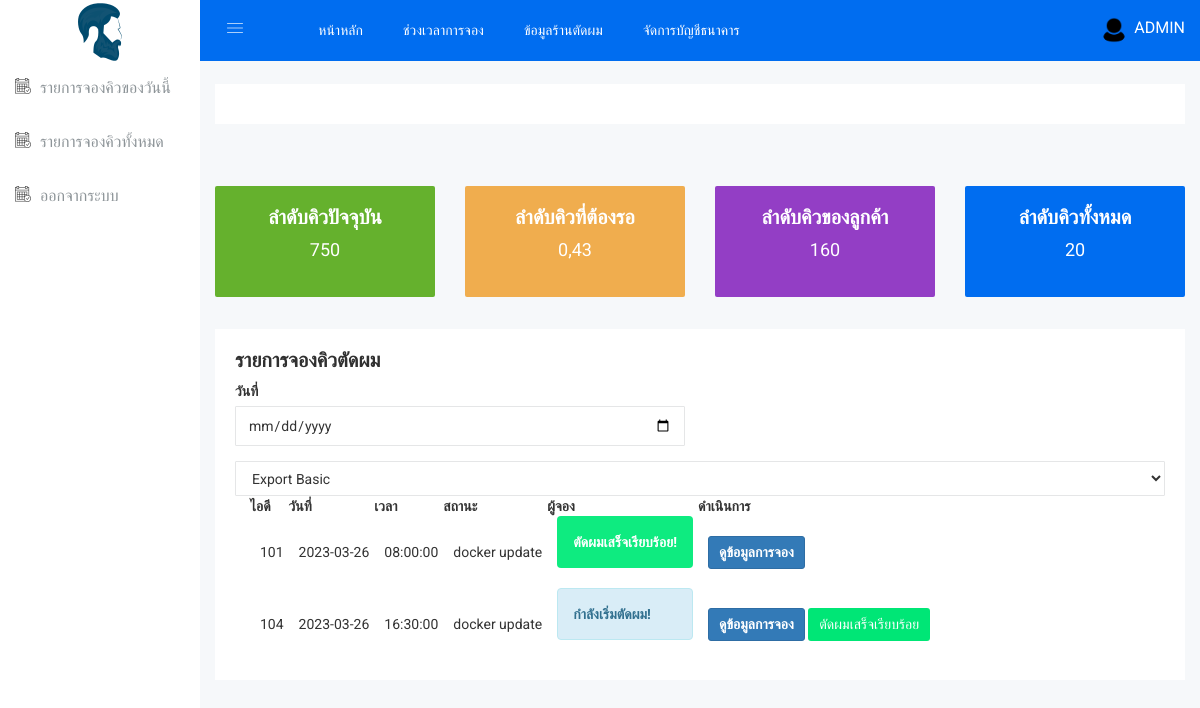
/kiaalap/jongq_list_admin.php (signed in), run on an earlier commit of the app's database.
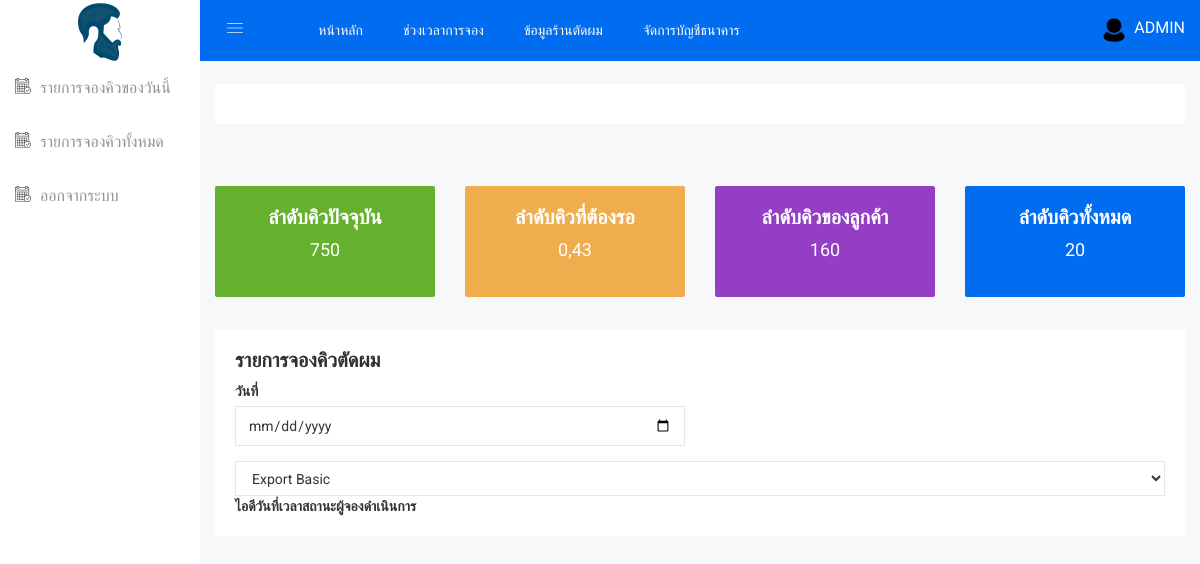
And on a later commit of the database.
### tables this page shows
CREATE TABLE `tb_jongs` (
  `id` int NOT NULL,
  `jong_date` date NOT NULL,
  `jong_time` time NOT NULL,
  `jong_status` varchar(50) NOT NULL,
  `jong_slip` text NOT NULL,
  `time_slot_id` int NOT NULL,
  `user_id` int NOT NULL,
  `jong_date_time` time NOT NULL,
  `jong_date_time_confirm` datetime DEFAULT NULL,
  `num` int NOT NULL DEFAULT '0'
);

CREATE TABLE `tb_users` (
  `id` int NOT NULL,
  `full_name` varchar(100) NOT NULL,
  `tel` varchar(50) NOT NULL,
  `username` varchar(100) NOT NULL,
  `email` varchar(100) NOT NULL,
  `password` text NOT NULL,
  `profile` text,
  `user_role` varchar(20) NOT NULL
);

### www/kiaalap/jongq_list_admin.php (the view, shortened to what the changed rows need)
<?php
include_once("./configs/connect_db.php");
$sqlJongQLists = "SELECT ts.time_slot_description,jn.time_slot_id, jn.id,jn.jong_date,jn.jong_time,jn.jong_status,jn.jong_slip,jn.user_id,u.full_name,u.username
                  FROM tb_jongs jn INNER JOIN tb_users u ON jn.user_id = u.id  INNER JOIN tb_time_slots ts ON jn.time_slot_id = ts.id
                  ORDER BY jn.jong_date_time  ASC;";
$resultJongQLists = mysqli_query($conn, $sqlJongQLists);
?>
<!doctype html>
<html class="no-js" lang="en">
<head>
    <link rel="stylesheet" href="css/bootstrap.min.css">
    <link rel="stylesheet" href="css/font-awesome.min.css">
    <link rel="stylesheet" href="css/owl.carousel.css">
    <link rel="stylesheet" href="css/owl.theme.css">
    <link rel="stylesheet" href="css/owl.transitions.css">
    <link rel="stylesheet" href="css/animate.css">
    <link rel="stylesheet" href="css/normalize.css">
    <link rel="stylesheet" href="css/meanmenu.min.css">
    <link rel="stylesheet" href="css/main.css">
    <link rel="stylesheet" href="css/educate-custon-icon.css">
    <link rel="stylesheet" href="css/morrisjs/morris.css">
    <link rel="stylesheet" href="css/scrollbar/jquery.mCustomScrollbar.min.css">
    <link rel="stylesheet" href="css/metisMenu/metisMenu.min.css">
    <link rel="stylesheet" href="css/metisMenu/metisMenu-vertical.css">
    <link rel="stylesheet" href="css/calendar/fullcalendar.min.css">
    <link rel="stylesheet" href="css/calendar/fullcalendar.print.min.css">
    <link rel="stylesheet" href="css/editor/select2.css">
    <link rel="stylesheet" href="css/editor/datetimepicker.css">
    <link rel="stylesheet" href="css/editor/bootstrap-editable.css">
    <link rel="stylesheet" href="css/editor/x-editor-style.css">
    <link rel="stylesheet" href="css/data-table/bootstrap-table.css">
    <link rel="stylesheet" href="css/data-table/bootstrap-editable.css">
    <link rel="stylesheet" href="style.css">
    <link rel="stylesheet" href="css/responsive.css">
    <link rel="stylesheet" href="css/modals.css">
</head>
<body>
    <div class="all-content-wrapper">
        <div class="data-table-area mg-b-15">
            <div class="container-fluid">
                <div class="row">
                    <div class="col-lg-12 col-md-12 col-sm-12 col-xs-12">
                        <div class="sparkline13-list">
                            <div class="sparkline13-hd">
                                <div class="main-sparkline13-hd">
                                    <h1>รายการจองคิวตัดผม</h1>
                                </div>
                            </div>
                            <div class="sparkline13-graph">
                                <div class="datatable-dashv1-list custom-datatable-overright">
                                    <table id="table" data-toggle="table" data-pagination="true" data-search="true"
                                        data-show-columns="true" data-show-pagination-switch="true"
                                        data-show-refresh="true" data-key-events="true" data-show-toggle="true"
                                        data-resizable="true" data-cookie="true" data-cookie-id-table="saveId"
                                        data-show-export="true" data-click-to-select="true" data-toolbar="#toolbar">
                                        <thead>
                                            <tr>
                                                <th data-field="state" data-checkbox="true"></th>
                                                <th data-field="id">ไอดี</th>
                                                <th data-field="name">วันที่</th>
                                                <th data-field="email">เวลา</th>
                                                <th data-field="phone">สถานะ</th>
                                                <th data-field="task">ผู้จอง</th>
                                                <th data-field="action">ดำเนินการ</th>
                                            </tr>
                                        </thead>
                                        <tbody>
                                            <?php
                                        if(mysqli_num_rows($resultJongQLists)>0){
                                            while($rowJongQ=mysqli_fetch_assoc($resultJongQLists)){
                                                ?>
                                            <tr>
                                                <td></td>
                                                <td><?=$rowJongQ["id"]?></td>
                                                <td><?=$rowJongQ["jong_date"]?></td>
                                                <td><?=$rowJongQ["jong_time"]?></td>
                                                <td><?=$rowJongQ["full_name"]?></td>
                                                <td>
                                                    <?php
                                                if($rowJongQ["jong_status"]=="PENDING"){?>
                                                    <div class="alert alert-warning" role="alert">
                                                        <strong>รอการยืนยัน!</strong>
                                                    </div>
                                                    <?PHP
                                                   }elseif($rowJongQ["jong_status"]=="CONFIRM"){?>
                                                    <div class="alert alert-success" role="alert">
                                                        <strong>ยืนยันการจองเรียบร้อย!</strong>
                                                    </div>
                                                    <?php
                                                    } elseif($rowJongQ["jong_status"]=="PROCEED"){?>
                                                    <div class="alert alert-info" role="alert">
                                                        <strong>กำลังเริ่มตัดผม!</strong>
                                                    </div>
                                                    <?php
                                                    }  elseif($rowJongQ["jong_status"]=="CANCEL"){?>
                                                    <div class="alert alert-danger" role="alert">
                                                        <strong>ไม่รับการจอง!</strong>
                                                    </div>
                                                    <?php
                                                    }  elseif($rowJongQ["jong_status"]=="SUCCESS"){?>
                                                    <div class="alert"
                                                        style="color:white;background-color:#0EEB80;border-color: ##0BEA7E;"
                                                        role="alert">
                                                        <strong>ตัดผมเสร็จเรียบร้อย!</strong>
                                                    </div>
                                                    <?php
                                                    }else{?>
                                                    <div class="alert alert-danger" role="alert">
                                                        <strong>ยกเลิกการจอง!</strong>
                                                    </div>
                                                    <?php  }
                                                   ?>
                                                </td>
                                                <td class="datatable-ct">
                                                    <a type="button" href="#" data-toggle="modal"
                                                        data-target="#PrimaryModalftblack_<?=$rowJongQ["id"]?>"
                                                        style="color:white"
                                                        class="btn btn-sm btn-primary"><strong>ดูข้อมูลการจอง
                                                        </strong>
                                                    </a>
                                                    <?php
                                                if($rowJongQ["jong_status"]=="PENDING"){?>
                                                    <a type="button"
                                                        href="./jongq_list_admin.php?confirmR=req&jong_id=<?php echo $rowJongQ["id"]; ?>"
                                                        type="button"
                                                        class="btn btn-sm btn-success"><strong>ยืนยันการจอง
                                                        </strong>
                                                    </a>
                                                    <a type="button"
                                                        href="./jongq_list_admin.php?cancelR=req&jong_id=<?php echo $rowJongQ["id"]; ?>&time_slot_id=<?php echo $rowJongQ["time_slot_id"]; ?>&jong_slip=<?php echo $rowJongQ["jong_slip"]; ?>"
                                                        class="btn btn-sm btn-danger text-white">
                                                        ไม่รับ
                                                    </a>
                                                    <?PHP
                                                    }elseif($rowJongQ["jong_status"]=="PROCEED"){?>
                                                    <a type="button" class="btn btn-sm btn-purple"
                                                        href="./jongq_list_admin.php?successR=SUCCESS&jong_id=<?php echo $rowJongQ["id"]; ?>"
                                                        style="color:white;background-color: #00e676;">
                                                        ตัดผมเสร็จเรียบร้อย
                                                    </a>
                                                    <?php
                                                    }
                                                   ?>
                                                </td>
                                            </tr>
                                            <?php
                                            }
                                        }
                                        ?>
                                        </tbody>
                                    </table>
                                </div>
                            </div>
                        </div>
                    </div>
                </div>
            </div>
        </div>
    </div>
</body>
</html>

What changed in the data, as far as the page shows it:
removed tb_jongs: id "101", jong_date "2023-03-26", jong_time "08:00:00", user.full_name "docker update", jong_status "ตัดผมเสร็จเรียบร้อย!"
removed tb_jongs: id "104", jong_date "2023-03-26", jong_time "16:30:00", user.full_name "docker update", jong_status "กำลังเริ่มตัดผม!"
